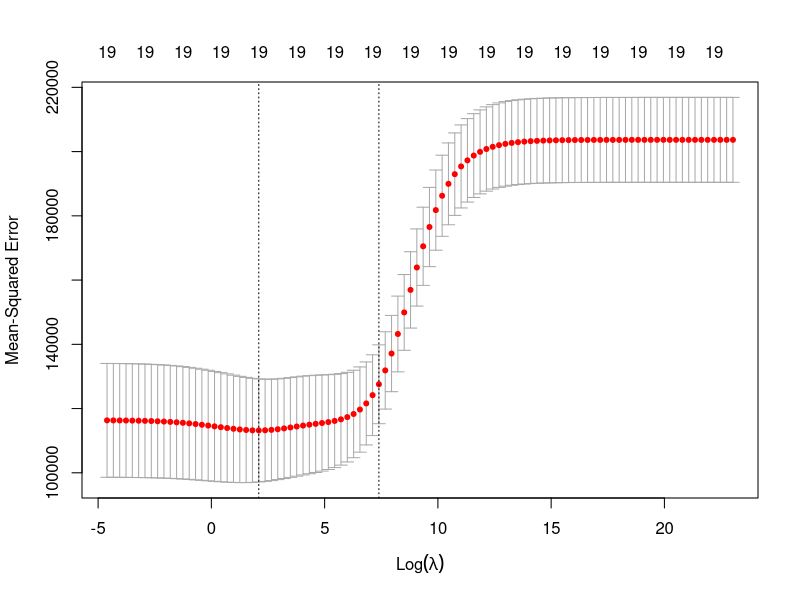

Recreate this plot in R.
standardize = function (X) 
{
   N = nrow(X)
   D = ncol(X)
   NX = X 
   for (i in 1:D) {
      mXi = mean(X[,i])
      sXi = sd(X[,i])
      if (sXi != 0) {
         NX[,i]=(X[,i] - mXi)/sXi
      }
      #else keep the column unchanged. all 1s case.
   }   
   return(NX)
}

ridge = function(X, Y, lambda)
{
   B = solve(t(X) %*% X + lambda * diag(nrow(t(X) %*% X))) %*% t(X) %*% Y
   return(B)
}

computeRidgeCoefficeints = function( grid, X, Y )
{
   n = length(grid)
   B = ridge(X, Y, grid[1])
   M = cbind(B)
   for (i in 2:n) {
      lambda = grid[i]
      B = ridge(X, Y, lambda)
      M = cbind(M, B)
   }
   return(M)
}

df = read.csv("hitters.csv", header=TRUE, stringsAsFactors=FALSE)
x = df[, c(-1, -20)]
y = df[ , 20]
X = as.matrix(x)
X = standardize(X)
Y = as.matrix(y)
#center Y
ym = mean(Y)
Y = Y - ym

n = nrow(X)
I = rep(1, n)
X = cbind(I, X)
m = ncol(X)

grid = 10^seq(10, -2, length=100)
M = computeRidgeCoefficeints ( grid, X, Y )

library(glmnet)
set.seed(1)
result = cv.glmnet(X[, -1], Y, alpha=0, lambda = grid, nfolds = 10, thresh = 1e-10)
plot(result)
selectedLambda = result$lambda.min

selectedB = ridge(X, Y, selectedLambda)
message("Report Ridge model for selected lamda ", selectedLambda)
print(selectedB)
